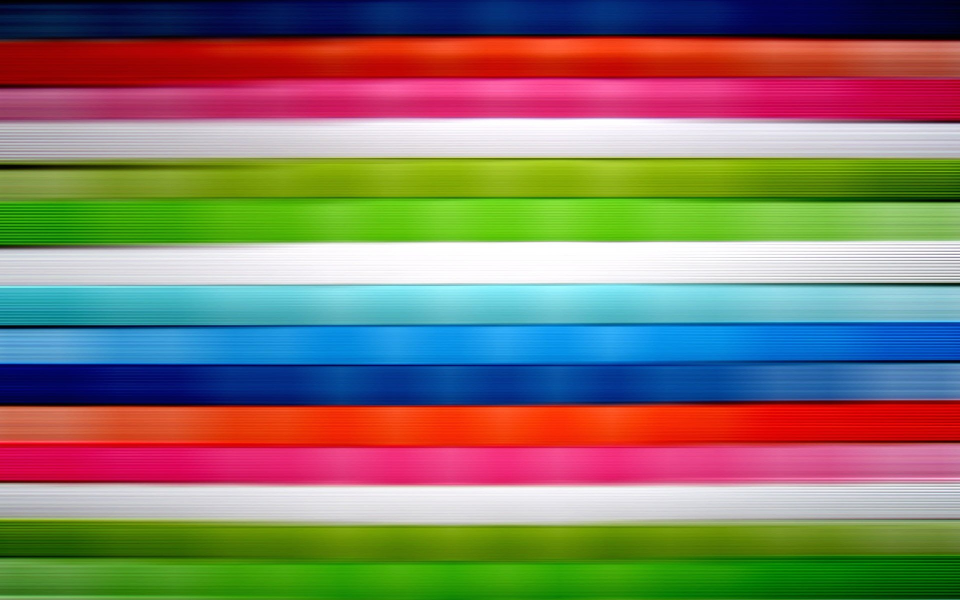
#> input picture images.jpg, 1920 x 1200 px (shown at 1/2 size)
$ python main.py
#> lines starting #> are read from the running program, lines starting #| are printed output that depends on the picture
import cv2
import numpy as np
import pandas as pd

img_path = "images.jpg"
img = cv2.imread(img_path)
#> img is the input picture: shape (1200, 1920, 3); mean B, G, R 106.7, 121.7, 131.4
img = cv2.resize(img, (700, 500))
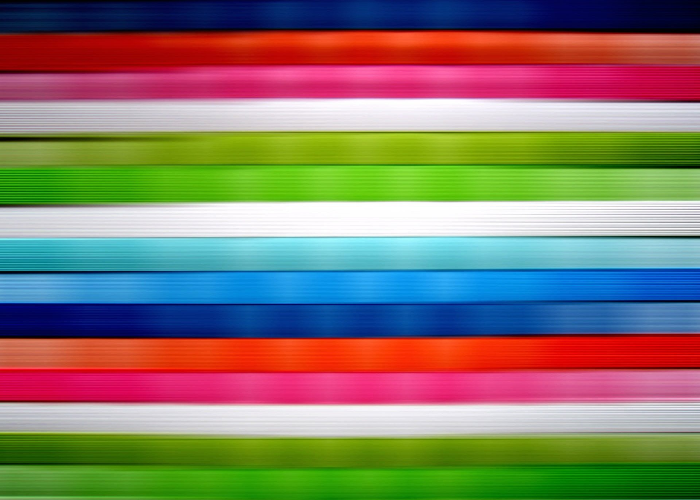
#> img: shape (500, 700, 3); mean B, G, R 106.6, 121.7, 131.4

clicked = False
r = g = b = xpos = ypos = 0


index = ["color", "color_name", "hex", "R", "G", "B"]
csv = pd.read_csv('colors.csv', names=index, header=None)
#> (reads colors.csv from the repository)


def getColorName(R, G, B):
    minimum = 10000
    for i in range(len(csv)):
        d = abs(R - int(csv.loc[i, "R"])) + abs(G - int(csv.loc[i, "G"])) + abs(B - int(csv.loc[i, "B"]))
        if (d <= minimum):
            minimum = d
            cname = csv.loc[i, "color_name"]
    return cname


def draw_function(event, x, y, flags, param):
    if event == cv2.EVENT_LBUTTONDBLCLK:
        global b, g, r, xpos, ypos, clicked
        clicked = True
        xpos = x
        ypos = y
        b, g, r = img[y, x]
        b = int(b)
        g = int(g)
        r = int(r)


cv2.namedWindow('color detection')
cv2.setMouseCallback('color detection', draw_function)

while True:

    cv2.imshow("color detection", img)
    if (clicked):

        # cv2.rectangle(image, startpoint, endpoint, color, thickness)-1 fills entire rectangle
        cv2.rectangle(img, (20, 20), (750, 60), (b, g, r), -1)

        # Creating text string to display( Color name and RGB values )
        text = getColorName(r, g, b) + ' R=' + str(r) + ' G=' + str(g) + ' B=' + str(b)

        # cv2.putText(img,text,start,font(0-7),fontScale,color,thickness,lineType )
        cv2.putText(img, text, (50, 50), 2, 0.8, (255, 255, 255), 2, cv2.LINE_AA)

        # For very light colours we will display text in black colour
        if (r + g + b >= 600):
            cv2.putText(img, text, (50, 50), 2, 0.8, (0, 0, 0), 2, cv2.LINE_AA)

        clicked = False

    if cv2.waitKey(1)==13:
#> (key Esc is pressed here)
        break

cv2.destroyAllWindows()
